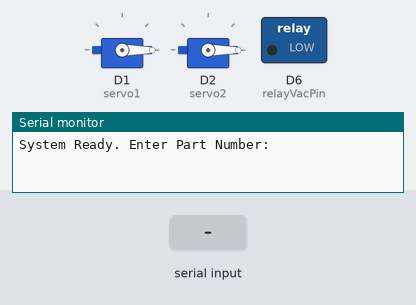
The sketch below on a simulated ESP8266 (NodeMCU). On the bench: 2 × servo, switched loads named in the sketch (green lamp = pin HIGH), the last lines printed to the serial monitor. Inputs (shaded band) come from the test bench.

Above: at 1.2 s.
1.3 s: "1\n" received over Serial
At 2.07 s:
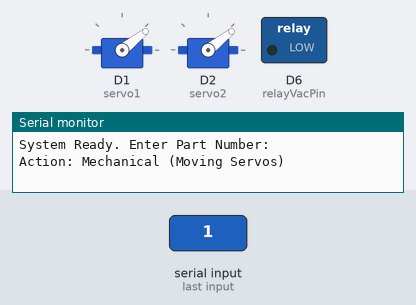
At 4.1 s:
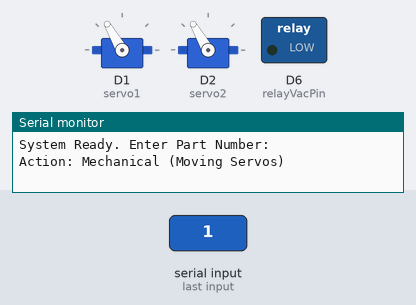
4.3 s: "90,45\n" received over Serial
Timing chart, 0 to 7.3 s (numbered marks = the images above; inputs shaded):
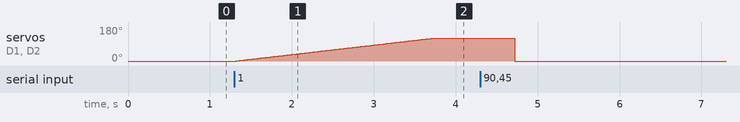

The sketch:

final_layout.ino
```cpp
#include <Servo.h>

Servo servo1;
Servo servo2;

const int relayMagPin = D5;  // Electromagnet relay
const int relayVacPin = D6;  // Vacuum motor relay

void setup() {
  Serial.begin(115200);

  servo1.attach(D1);
  servo2.attach(D2);


  // Initialize states
  digitalWrite(relayMagPin, LOW);
  digitalWrite(relayVacPin, LOW);
  servo1.write(0);
  servo2.write(0);

  Serial.println("System Ready. Enter Part Number:");
}

void loop() {
  if (Serial.available() > 0) {
    int a = Serial.parseInt();
    while(Serial.available()) Serial.read();

    if (a != 0) {
      int b = 0;

      // Decision Logic
      if (a == 1) { b = 1; }
      else if (a == 2) { b = 2; }
      else { b = 3; }

      // Action Logic
      if (b == 1) {
        Serial.println("Action: Mechanical (Moving Servos)");
        // Move servos to 120 degrees gradually
        for (int pos = 0; pos <= 120; pos++) {
          servo1.write(pos);
          servo2.write(pos);
          delay(20);
        }
        delay(1000);
        // Reset servos
        servo1.write(0);
        servo2.write(0);

      } else if (b == 2) {
        Serial.println("Action: Magnetic (Enabling Electromagnet)");
        Serial.println("Triggering Relay 1");
  digitalWrite(relayMagPin, LOW); pinMode(relayMagPin, OUTPUT);
  delay(5000);

  pinMode(relayMagPin, INPUT);

      } else {
        Serial.println("Action: Vacuum (Enabling Vacuum Motor)");
        Serial.println("Triggering Relay 1");
  digitalWrite(relayVacPin, LOW); pinMode(relayVacPin, OUTPUT);
  delay(5000);

  pinMode(relayVacPin, INPUT);
      }

      Serial.println("\nAction Complete. Enter next Part Number:");
    }
  }
}
```

Measured:
- after the input at 1.3 s, servo on D1 (servo1), servo on D2 (servo2): moves from 0° to 120° over 2.4 s, starting at once
